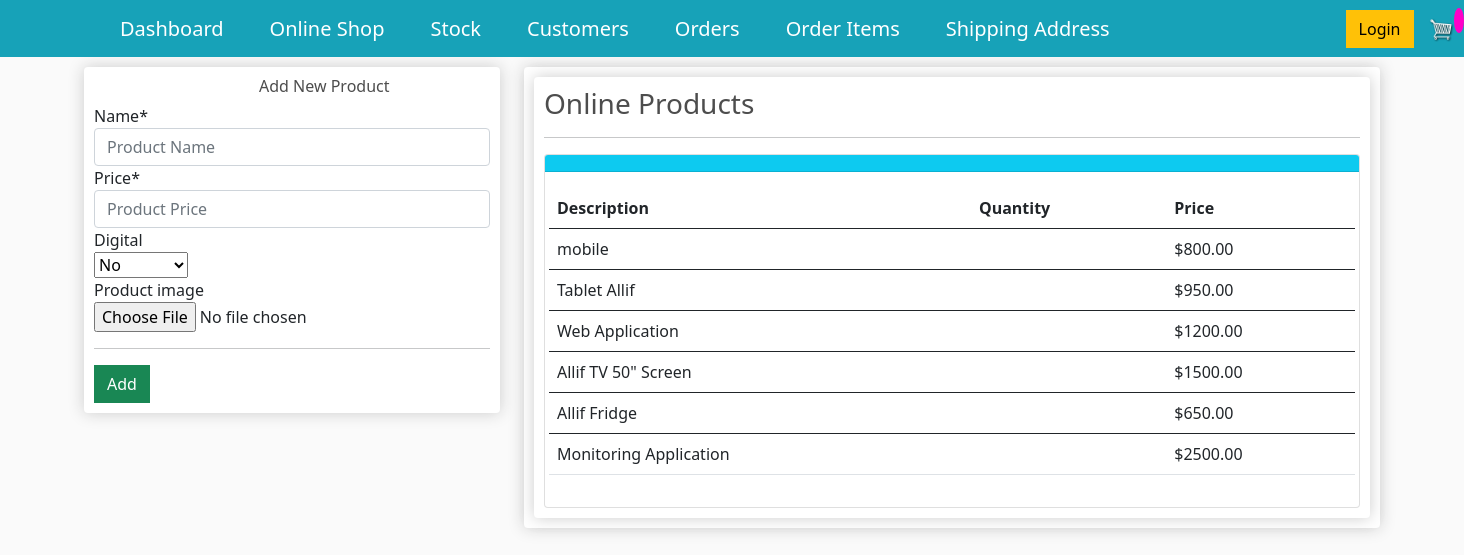
The page /stock_online/ on the database as committed earlier.
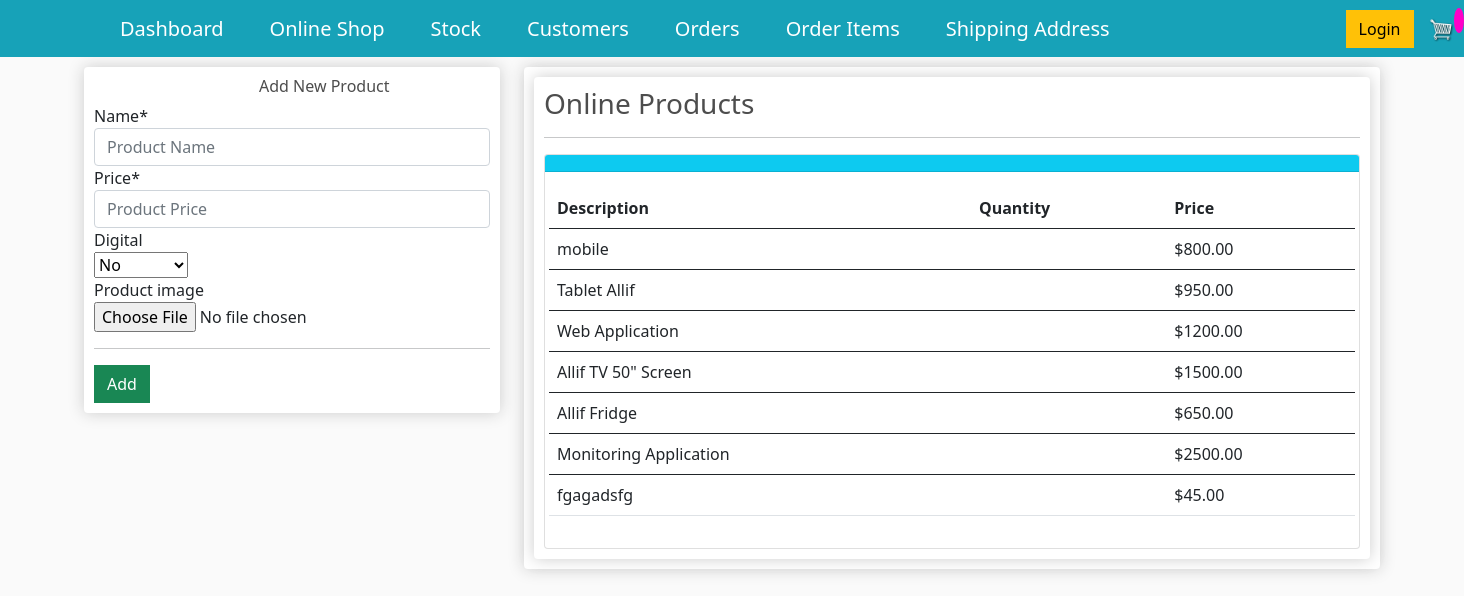
The same page on the database as committed later.
### store/models.py (models this page shows, shortened)
class Product(models.Model):
    name = models.CharField(max_length=255, null=True)
    price=models.DecimalField(max_digits=7,decimal_places=2)
    digital = models.BooleanField(default=False,blank=True, null=True)#If the item is digital, we dont need to ship
    product_image=models.ImageField(null=True, blank=True)

### store/views.py (the view)
# urls.py: path('stock_online/', views.stock_online, name="stock_online"),
def stock_online(request):
    title="Allifmaal Online Stock"
    form=AddOnlineStockForm(request.POST or None)
    items = Product.objects.all()
    if form.is_valid():
        form.save()
        messages.success(request, 'Customer added successfully')
        return redirect('stock_online')
    context={
        "title": title,
        "form":form,
        "items":items,
        }
    return render(request,'store/stock_online.html',context)

### store/forms.py
class AddOnlineStockForm(forms.ModelForm): #the forms here is the one imported up there.
    class Meta:
        model = Product
        fields = ['name','price','digital','product_image']
        widgets={
            'name':forms.TextInput(attrs={'class':'form-control','placeholder':'Product Name'}),
            'price':forms.TextInput(attrs={'class':'form-control','placeholder':'Product Price'}),
        }

### store/templates/store/stock_online.html (shortened to what this page needs)
{% extends "store/main.html"%}
{% load crispy_forms_tags %}
{% load static %}
{% block content %}
<div class="row">
	<div class="col-lg-4">
		<div class="box-element" id="form-wrapper">
                <div id="user-info">
                <h6 style="padding-left:165px">Add New Product</h6>
                <form method='POST' action=''> {% csrf_token %}
                    {{form|crispy}}
                </div>
                <hr>
                <input id="form-button" class="btn btn-success btn-block" type="submit" value="Add">
		</div>
        <br>
	</div>
	<div class="col-lg-8">
		<div class="box-element">
            <div class="box-element">
        <h3>Online Products</h3>
        <hr>
            <div class="card">
                <div class="card-header bg-info text-white">
                </div>
                <div class="card-body">
                    <div class="row">
                       <table class="table table-hover">
                        <thead>
                          <tr>
                            <th scope="col">Description</th>
                            <th scope="col">Quantity</th>
                            <th scope="col">Price</th>
                          </tr>
                        </thead>
                        <tbody>
                            {% for item in items %}
                            <tr>
                            <td>{{item.name}}</td>
                            <td>{{item.quantity}}</td>
                            <td>${{item.price}}</td>
                          </tr>
                        </tbody>
                        {% endfor %}
                      </table>
                </div>
            </div>
        </div>
            </div>
		</div>
	</div>
</div>
{% endblock %}

Rows that differ between the two databases and show on the page:
added Product: name "fgagadsfg", price "45.00"
